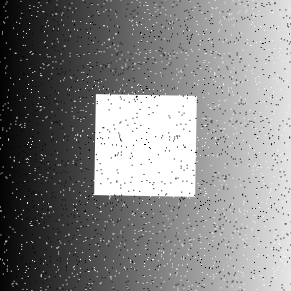
%> input picture lab4_1001/rect_image.png, 291 x 291 px
$ octave work_lab4_2_1007.m   (GNU Octave 9; MATLAB toolbox functions it lacks are replaced by stand-ins)
%> lines starting %> are read from the running program, lines starting %| are printed output that depends on the picture
% @author 憨豆酒 YinDou yindou97@163.com
% @date 20191002
% @description radon检测矩形
clc
clear all;
close all;
I = imread('rect_image.png');
%> I is the input picture: size 291x291 uint8; min 0, max 255, mean 132.2

% 图像去噪
[B,A] = butter(6,0.2,'low');
remove_noise = medfilt2(I);
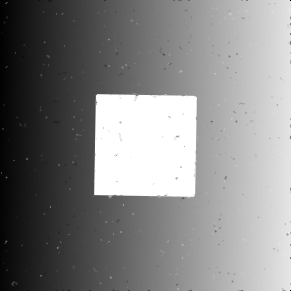
%> remove_noise: size 291x291 uint8; min 0, max 255, mean 132.2; mean of the top-left, top-right, bottom-left and bottom-right quarters 77, 184.8, 79.2, 187

[height, width ] = size (remove_noise);
%> height = 291; width = 291
figure,imshow(remove_noise);
BW = edge(remove_noise);
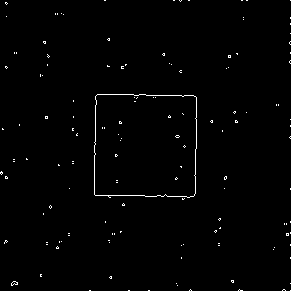
%> BW: size 291x291 logical; 0.97% white in thin lines or dots
theta = 1:180;
[R,xp] = radon(BW,theta);
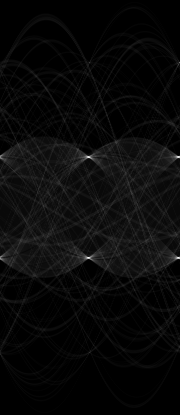
%> R: size 415x180 double; min 0, max 52.74, mean 2; drawn with min black and max white
%> xp = 415 values from -207 to 207
[M,N]=size(R);
%> M = 415; N = 180
reshape_image=reshape(R,M*N,1);

% 寻找前面大值索引
line_numbers = 4; % 直线的数量
sort_R = sort(reshape_image, 'descend');

max_value = sort_R(2);
%> max_value = 52.45
[row,col] = find(R == max_value);
%> row = 258; col = 179
% max_line_theta = col;
% max_line_distance = row - 208;

max_line_theta = 45;
max_line_distance = 50;

% 直线斜率
k = tan(max_line_theta*pi/180.0);
k2 = -1.0/k;
% 原点
x0 = 0.0;
y0 = 0.0;
width_half = width / 2.0;
%> width_half = 145.5
height_half = height / 2.0;
%> height_half = 145.5
syms x % 定义变量x
%> (this line was passed over: syms is not available in this run)
%> (the run ends here)
